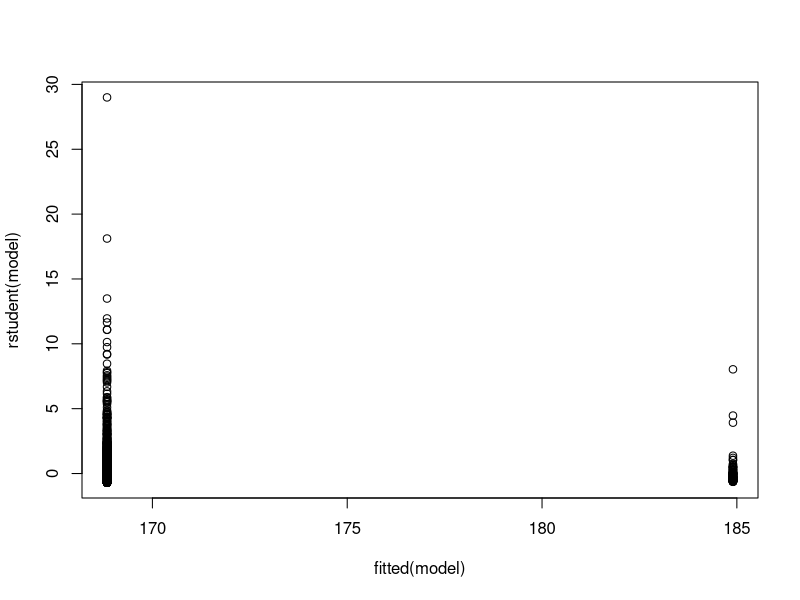
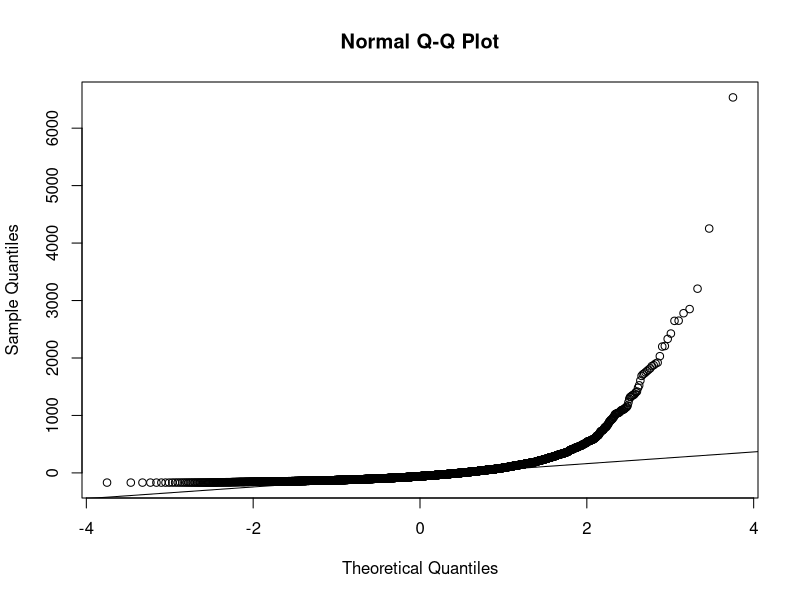
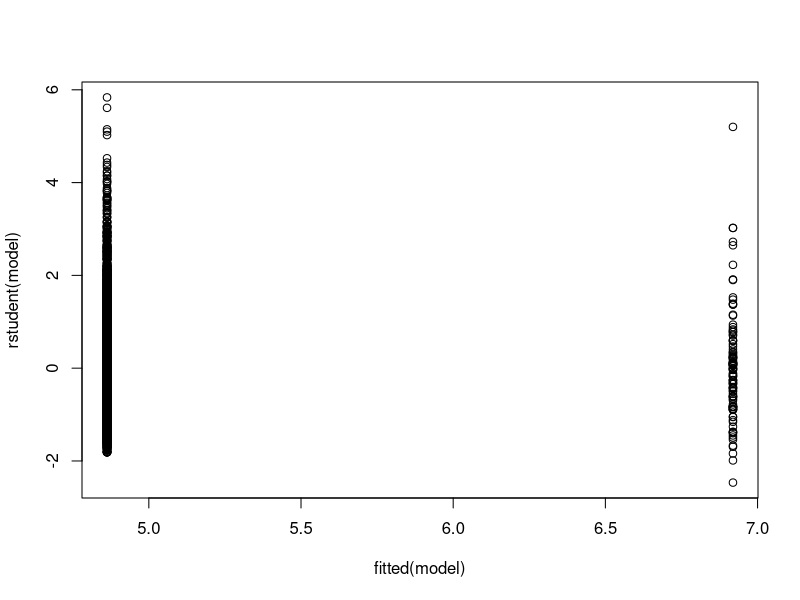
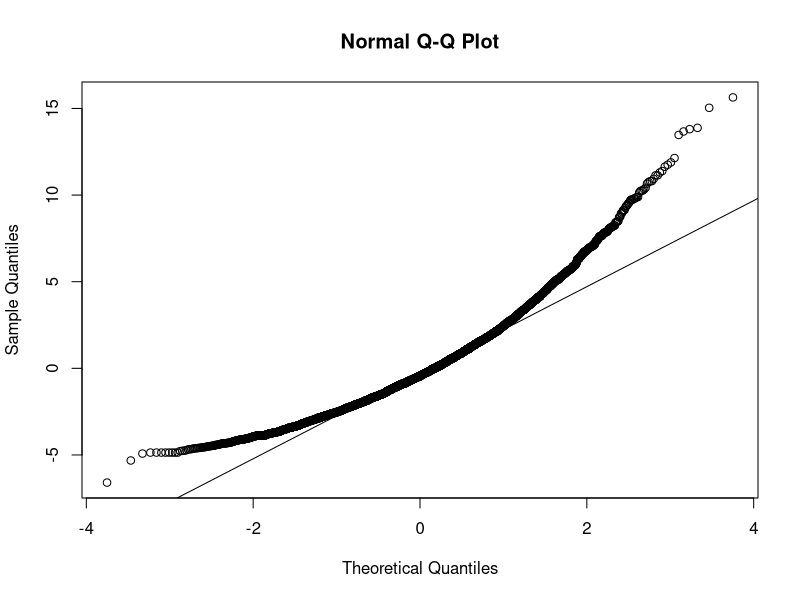
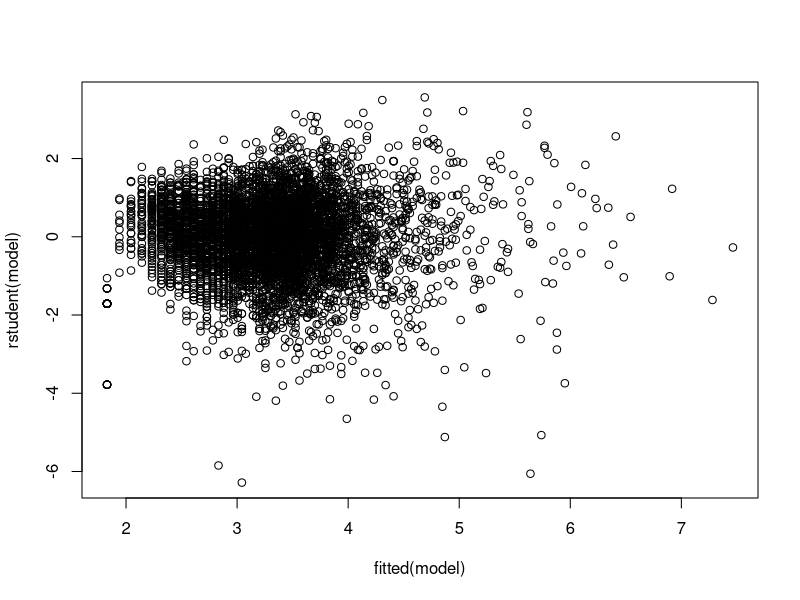
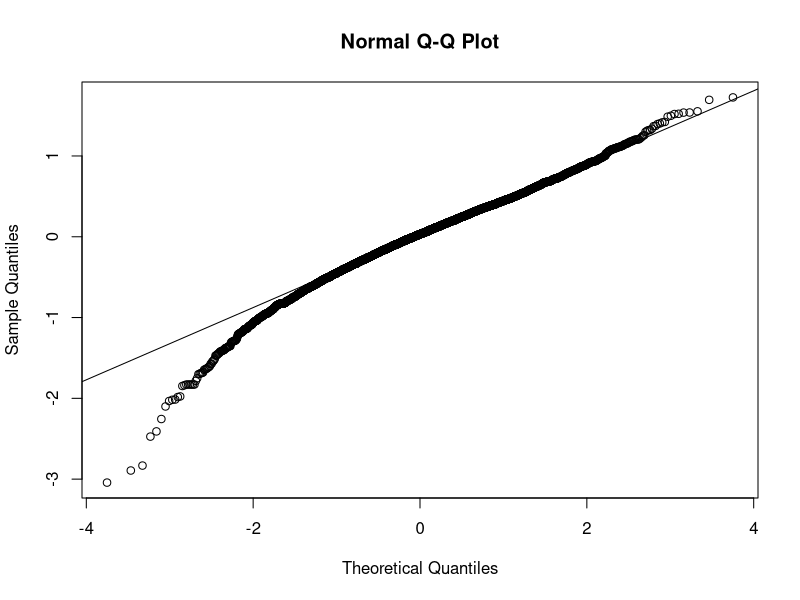
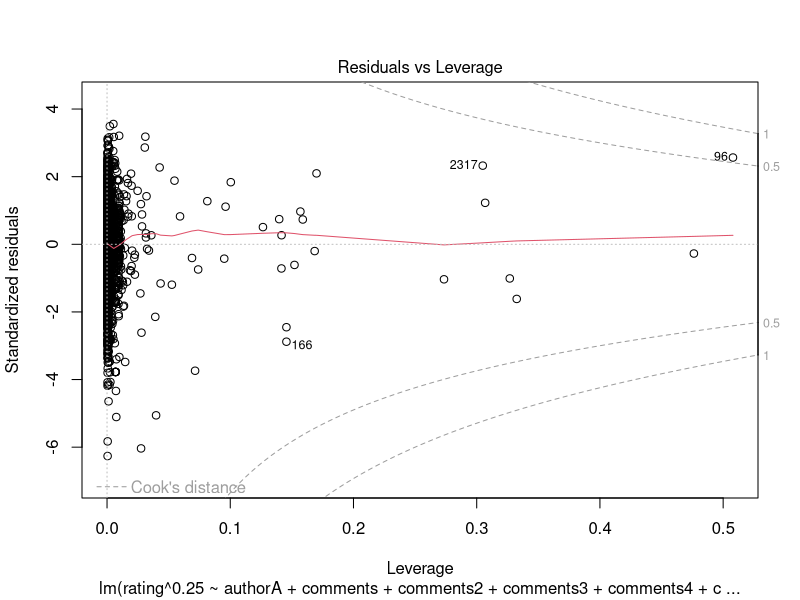

Source code (R) for these figures, in order:
## ---- chunk 1
knitr::opts_chunk$set(echo = TRUE)
options(contrasts = c("contr.sum", "contr.poly"))
## ---- chunk 2
# Data for all SCP articles
data1 <- read.table("data-3-09-21.txt", header=T)

# Data for author A
data2 <- read.table("author-data.txt", header=T)
## ---- chunk 3

scp1 <- as.integer(data1$scp_number)
rating1 <- as.integer(data1$rating)
comments1 <- as.integer(data1$comments)
## ---- chunk 4

scp2 <- c()

for (i in 0:length(data2$SCP)) {
  str <- data2$SCP[i]
  if (length(str) > 0 && startsWith(str, "SCP-")) {
    scp2 <- append(scp2, as.integer(substring(str, 5)))
  }
}

rating2 <- as.integer(data2$Rating)
comments2 <- as.integer(data2$Comments)
## ---- chunk 5

group <- c()
authora <- c()

for (i in 1:length(scp1)) {
  if (length(which(scp2 == scp1[i])) > 0) {
    group <- append(group, 2)
    authora <- append(authora, 1)
    
  } else {
    group <- append(group, 1)
    authora <- append(authora, 0)
  }
}

all.data <- data.frame(
  scp=scp1, 
  rating=rating1, 
  comments=comments1,
  group=as.factor(group),
  ratio=rating1 / (comments1 + 1),
  authorA=authora,
  comments2=comments1 ^ 2,
  comments3=comments1 ^ 3,
  comments4=comments1 ^ 4,
  comments5=comments1 ^ 5,
  comments6=comments1 ^ 6,
  comments7=comments1 ^ 7,
  comments8=comments1 ^ 8,
  comments9=comments1 ^ 9,
  comments10=comments1 ^ 10)

all.data <- subset(all.data, scp != 1)
group1 <- subset(all.data, group == 1)
group2 <- subset(all.data, group == 2)
## ---- chunk 6
head(all.data)
head(group1)
head(group2)
nrow(all.data) # Total number of observations
nrow(group1) # Number of replicates in group 1
nrow(group2) # Number of replicates in group 2
mean(group1$rating)
mean(group2$rating)
mean(group1$rating / (group1$comments + 1))
mean(group2$rating / (group2$comments + 1))
## ---- chunk 7

model <- lm(rating~group, all.data)
sigmahat <- summary(model)$sigma
sigmahat # Residual standard error
plot(fitted(model), rstudent(model))
qqnorm(resid(model))
qqline(resid(model))
## ---- chunk 8
thetahat <- mean(group2$rating) - mean(group1$rating)
d <- thetahat / sqrt( (1 / 5587 + 1 / 110) * sigmahat ^ 2 )
pvalue <- 1 - pt(d, 5695)
pvalue
## ---- chunk 9
model <- lm(ratio~group, all.data)
sigmahat <- summary(model)$sigma
sigmahat # Residual standard error
plot(fitted(model), rstudent(model))
qqnorm(resid(model))
qqline(resid(model))
## ---- chunk 10
thetahat <- mean(group2$ratio) - mean(group1$ratio)
d <- thetahat / sqrt( (1 / 5587 + 1 / 110) * sigmahat ^ 2 )
pvalue <- 1 - pt(d, 5695)
pvalue
## ---- chunk 11
model.data <- subset(all.data, scp != 173)
model.data <- subset(model.data, scp != 682)
model.data <- subset(model.data, scp != 106)
model.data <- subset(model.data, scp != 49)
model.data <- subset(model.data, scp != 2521)
model.data <- subset(model.data, scp != 579)
## ---- chunk 12
model <- lm(
  rating ^ 0.25 ~ 
    authorA + comments + comments2 + 
    comments3 + comments4 + comments5 + 
    comments6 + comments7 + comments8 + 
    comments9 + comments10, 
  model.data)
plot(fitted(model), rstudent(model))
qqnorm(resid(model))
qqline(resid(model))
## ---- chunk 13
plot(model, which=5)
## ---- chunk 14
summary(model)
